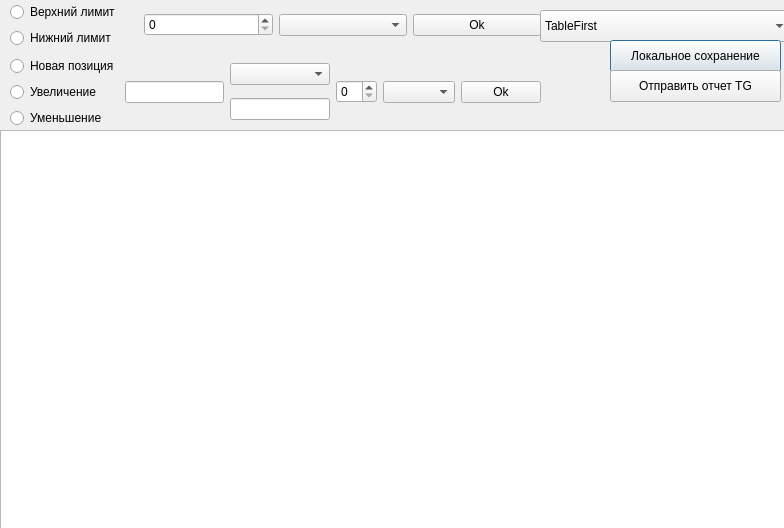
<?xml version="1.0" encoding="UTF-8"?>
<ui version="4.0">
 <class>table</class>
 <widget class="QDialog" name="table">
  <property name="geometry">
   <rect>
    <x>0</x>
    <y>0</y>
    <width>784</width>
    <height>528</height>
   </rect>
  </property>
  <property name="windowTitle">
   <string>Dialog</string>
  </property>
  <widget class="QTableView" name="tableView">
   <property name="geometry">
    <rect>
     <x>0</x>
     <y>130</y>
     <width>791</width>
     <height>401</height>
    </rect>
   </property>
  </widget>
  <widget class="QComboBox" name="tableBox">
   <property name="geometry">
    <rect>
     <x>540</x>
     <y>10</y>
     <width>251</width>
     <height>32</height>
    </rect>
   </property>
   <item>
    <property name="text">
     <string>TableFirst</string>
    </property>
   </item>
   <item>
    <property name="text">
     <string>TableTwo</string>
    </property>
   </item>
   <item>
    <property name="text">
     <string>TableTransactions</string>
    </property>
   </item>
  </widget>
  <widget class="QPushButton" name="localSave">
   <property name="geometry">
    <rect>
     <x>610</x>
     <y>40</y>
     <width>171</width>
     <height>32</height>
    </rect>
   </property>
   <property name="text">
    <string>Локальное сохранение</string>
   </property>
  </widget>
  <widget class="QPushButton" name="reportTG">
   <property name="geometry">
    <rect>
     <x>610</x>
     <y>70</y>
     <width>171</width>
     <height>32</height>
    </rect>
   </property>
   <property name="text">
    <string>Отправить отчет TG</string>
   </property>
  </widget>
  <widget class="QWidget" name="">
   <property name="geometry">
    <rect>
     <x>10</x>
     <y>0</y>
     <width>531</width>
     <height>131</height>
    </rect>
   </property>
   <layout class="QVBoxLayout" name="verticalLayout_2">
    <item>
     <layout class="QHBoxLayout" name="horizontalLayout">
      <item>
       <layout class="QVBoxLayout" name="verticalLayout_3">
        <item>
         <widget class="QRadioButton" name="upperLimitRBtn">
          <property name="text">
           <string>Верхний лимит</string>
          </property>
         </widget>
        </item>
        <item>
         <widget class="QRadioButton" name="lowerLimitRBtn">
          <property name="text">
           <string>Нижний лимит</string>
          </property>
         </widget>
        </item>
       </layout>
      </item>
      <item>
       <widget class="QSpinBox" name="limitSpin"/>
      </item>
      <item>
       <widget class="QComboBox" name="nameLimitBox"/>
      </item>
      <item>
       <widget class="QPushButton" name="limitBtn">
        <property name="text">
         <string>Ok</string>
        </property>
       </widget>
      </item>
     </layout>
    </item>
    <item>
     <layout class="QHBoxLayout" name="horizontalLayout_4">
      <item>
       <layout class="QVBoxLayout" name="verticalLayout">
        <item>
         <widget class="QRadioButton" name="newPosRBtn">
          <property name="text">
           <string>Новая позиция</string>
          </property>
         </widget>
        </item>
        <item>
         <widget class="QRadioButton" name="upperRBtn">
          <property name="text">
           <string>Увеличение</string>
          </property>
         </widget>
        </item>
        <item>
         <widget class="QRadioButton" name="lowerRBtn">
          <property name="text">
           <string>Уменьшение</string>
          </property>
         </widget>
        </item>
       </layout>
      </item>
      <item>
       <layout class="QHBoxLayout" name="horizontalLayout_3">
        <item>
         <widget class="QLineEdit" name="id">
          <property name="inputMethodHints">
           <set>Qt::ImhNone</set>
          </property>
          <property name="text">
           <string/>
          </property>
          <property name="alignment">
           <set>Qt::AlignCenter</set>
          </property>
         </widget>
        </item>
        <item>
         <layout class="QVBoxLayout" name="verticalLayout_4">
          <item>
           <widget class="QComboBox" name="nameBox"/>
          </item>
          <item>
           <widget class="QLineEdit" name="newName">
            <property name="inputMethodHints">
             <set>Qt::ImhNone</set>
            </property>
            <property name="text">
             <string/>
            </property>
            <property name="alignment">
             <set>Qt::AlignCenter</set>
            </property>
           </widget>
          </item>
         </layout>
        </item>
        <item>
         <widget class="QSpinBox" name="cntSpin"/>
        </item>
        <item>
         <widget class="QComboBox" name="categoryBox"/>
        </item>
        <item>
         <widget class="QPushButton" name="posBtn">
          <property name="text">
           <string>Ok</string>
          </property>
         </widget>
        </item>
       </layout>
      </item>
     </layout>
    </item>
   </layout>
  </widget>
 </widget>
 <resources/>
 <connections/>
</ui>
